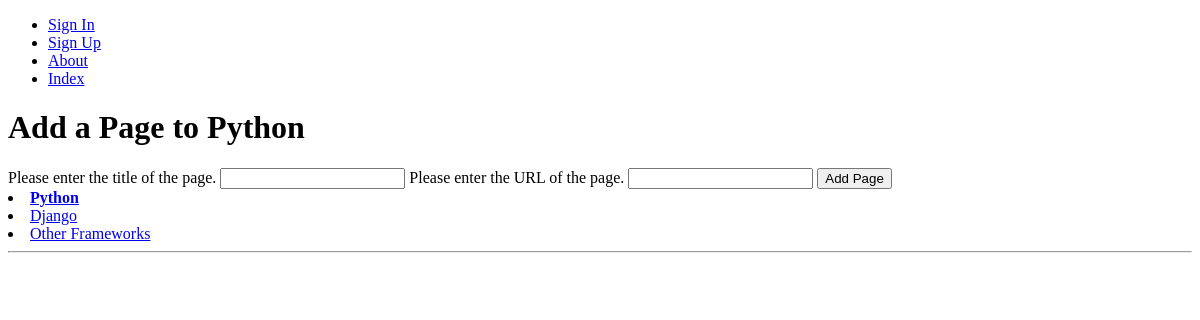
Page /rango/category/python/add_page/ on the earlier database version.
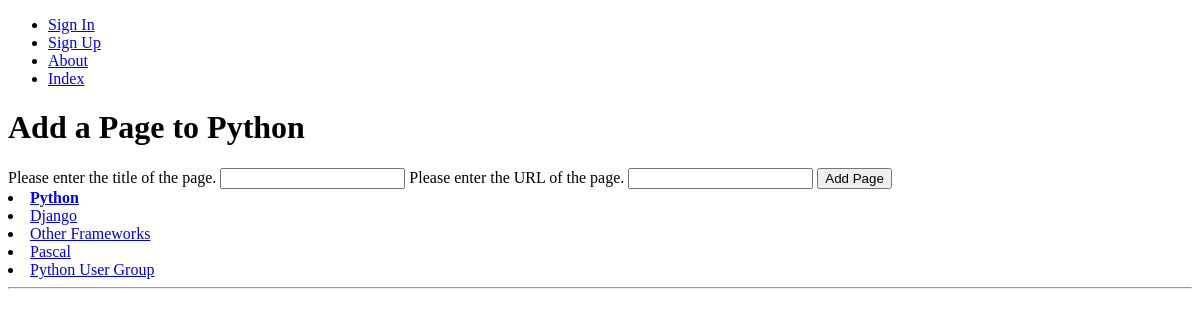
Same page on the later database version.
### rango/models.py (models this page shows, shortened)
class Category(models.Model):
    name = models.CharField(max_length=128, unique=True)
    views = models.IntegerField(default=0)
    likes = models.IntegerField(default=0)
    slug = models.SlugField(unique=True)
    class Meta:
        verbose_name_plural = 'Categories'

### rango/views.py (the view, shortened to what this page needs)
# urls.py: url(r'^category/(?P<category_name_slug>[\w\-]+)/add_page/$', views.add_page, name='add_page'),
def add_page(request, category_name_slug):
    try:
        category = Category.objects.get(slug=category_name_slug)
    except Category.DoesNotExist:
        category = None
    form = PageForm()
    context_dict = {'form': form, 'category': category}
    return render(request, 'rango/add_page.html', context_dict)

### rango/forms.py (shortened to what this page needs)
class PageForm(forms.ModelForm):
    title = forms.CharField(max_length=128, help_text="Please enter the title of the page.")
    url = forms.URLField(max_length=200, help_text="Please enter the URL of the page.")
    views = forms.IntegerField(widget=forms.HiddenInput(), initial=0)
    class Meta:
        model = Page
        exclude = ('category',)

### rango/templatetags/rango_template_tags.py (called while the page is built)
@register.inclusion_tag('rango/cats.html')
def get_category_list(cat=None):
    return {'cats': Category.objects.all(), 'act_cat': cat}

### templates/rango/add_page.html (shortened to what this page needs)
	{% extends 'rango/base.html' %}
	{% load staticfiles %}
	{% block body_block %}
        <div>
		{% if category %}
        <h1>Add a Page to {{category.name}}</h1>
        <form id="page_form" method="post" action="/rango/category/{{ category.slug }}/add_page/">
            {% for field in form.visible_fields %}
                {{ field.help_text }}
                {{ field }}
            {% endfor %}
            <input type="submit" name="submit" value="Add Page" />
        </form>
		{% else %}
			The specified category does not exist!
		{% endif%}
		</div>
	{% endblock %}

### templates/rango/cats.html
{% for c in cats %}
    {% if c == act_cat %}
        <li>
            <strong>
                <a href="{% url 'show_category' c.slug %}">{{ c.name }}</a>
            </strong>
        </li>
    {% else %}
        <li>
            <a href="{% url 'show_category' c.slug %}">{{ c.name }}</a>
        </li>
    {% endif %}
{% endfor %}

Differences in the rows shown:
added Category: name "Pascal"
added Category: name "Python User Group"
